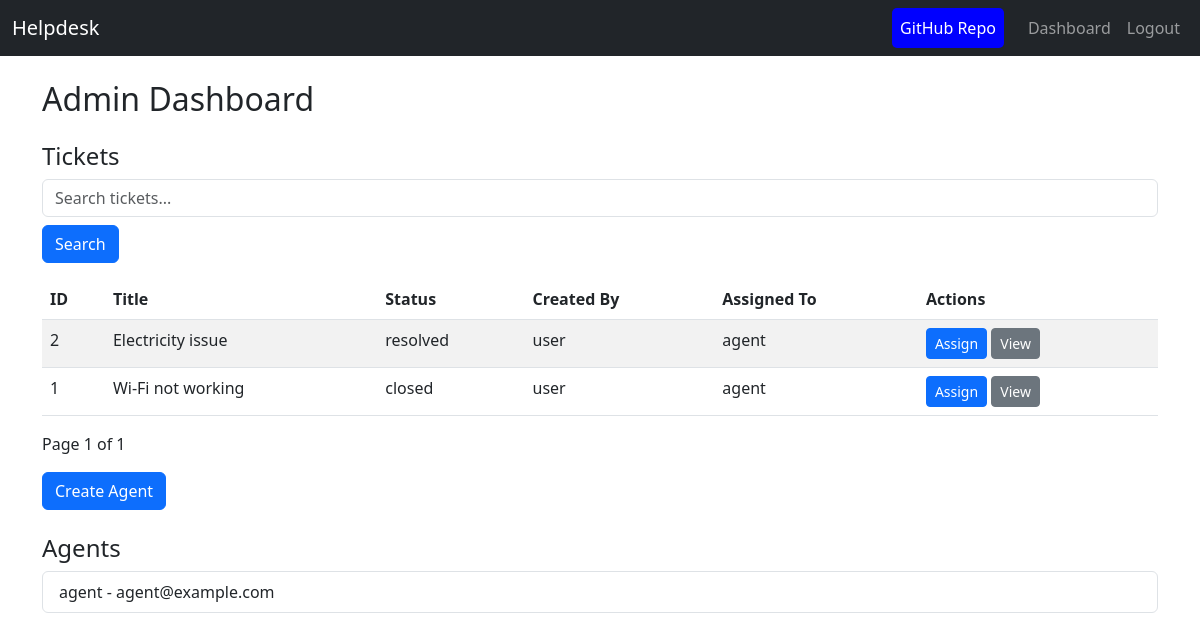
Page /dashboard/ (signed in) on the earlier database version.
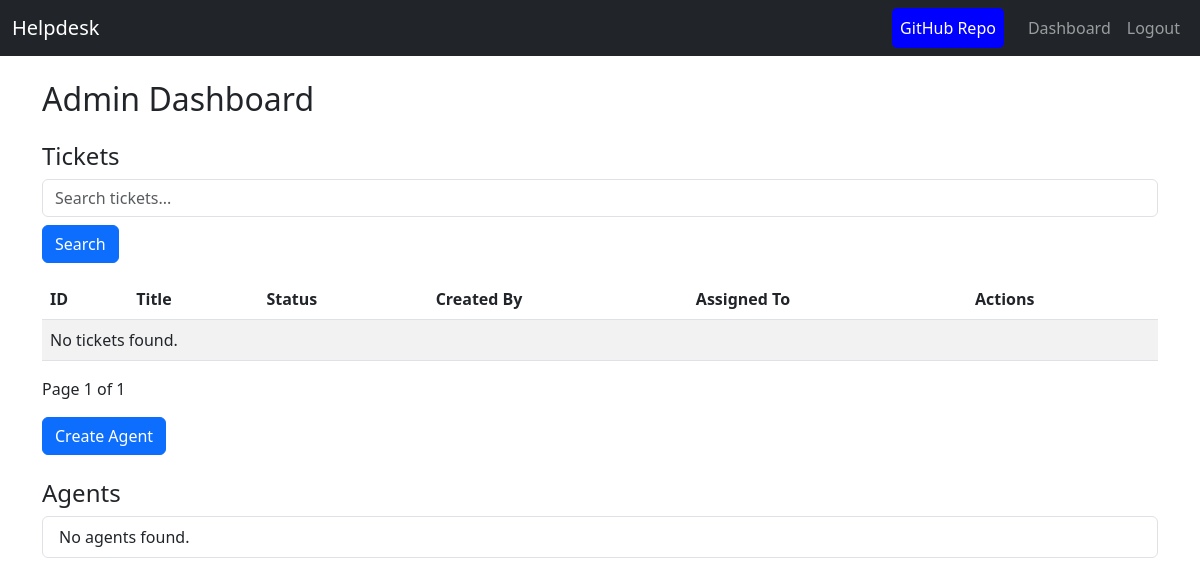
Same page on the later database version.
### tickets/models.py (models this page shows, shortened)
class Ticket(models.Model):
  STATUS_CHOICES = (
    ("open", "Open"),
    ("in_progress", "In Progress"),
    ("resolved", "Resolved"),
    ("closed", "Closed"),
  )
  title = models.CharField(max_length=225)
  description = models.TextField()
  status = models.CharField(max_length=20, choices=STATUS_CHOICES, default="open")
  created_by = models.ForeignKey(User, related_name="created_tickets", on_delete=models.CASCADE)
  assigned_to = models.ForeignKey(
    User, related_name="assigned_tickets", on_delete=models.SET_NULL, null=True, blank=True
  )
  sla_deadline = models.DateTimeField(blank=True, null=True)
  breached = models.BooleanField(default=False)
  version = models.IntegerField(default=1)
  created_at = models.DateTimeField(auto_now_add=True)
  updated_at = models.DateTimeField(auto_now=True)

### accounts/models.py (models this page shows)
class User(AbstractUser):
    ROLE_CHOICES = (
        ("user", "User"),
        ("agent", "Agent"),
        ("admin", "Admin"),
    )
    role = models.CharField(max_length=10, choices=ROLE_CHOICES, default="user")
    objects = UserManager()

### tickets/views_frontend.py (the view)
@login_required
def admin_dashboard(request):
    if request.user.role != "admin":
        return redirect("ticket-list")
    query = request.GET.get('q', "")
    tickets_qs = Ticket.objects.all().order_by("-created_at")
    if query:
        tickets_qs = tickets_qs.filter(
            Q(title__icontains=query) |
            Q(description__icontains=query) |
            Q(comments__text__icontains=query)
        ).distinct()
    agents = User.objects.filter(role="agent")
    paginator = Paginator(tickets_qs, 5)
    page_number = request.GET.get('page', 1)
    tickets = paginator.get_page(page_number)
    return render(request, "admin/dashboard.html", {"tickets": tickets, "agents": agents})

### templates/admin/dashboard.html (shortened to what this page needs)
{% extends "base.html" %}
{% block content %}
<h2>Admin Dashboard</h2>
<h4 class="mt-4">Tickets</h4>
<form method="get" class="mb-3">
  <input type="text" name="q" placeholder="Search tickets..." value="{{ query }}" class="form-control" />
  <button type="submit" class="btn btn-primary mt-2">Search</button>
</form>
<table class="table table-striped">
    <thead>
        <tr>
            <th>ID</th>
            <th>Title</th>
            <th>Status</th>
            <th>Created By</th>
            <th>Assigned To</th>
            <th>Actions</th>
        </tr>
    </thead>
    <tbody>
        {% for ticket in tickets %}
        <tr>
          <td>{{ ticket.id }}</td>
          <td>{{ ticket.title }}</td>
          <td>{{ ticket.status }}</td>
          <td>{{ ticket.created_by.username }}</td>
          <td>
              {% if ticket.assigned_to %}
                  {{ ticket.assigned_to.username }}
              {% else %}
                  -
              {% endif %}
          </td>
          <td>
              <a class="btn btn-sm btn-primary" href="{% url 'assign_ticket' ticket.id %}">Assign</a>
              <a class="btn btn-sm btn-secondary" href="{% url 'ticket_detail' ticket.id %}">View</a>
          </td>
        </tr>
        {% empty %}
        <tr><td colspan="6">No tickets found.</td></tr>
        {% endfor %}
    </tbody>
</table>
<div class="pagination my-3">
  <span>Page {{ tickets.number }} of {{ tickets.paginator.num_pages }}</span>
</div>
<a href="{% url 'create_agent' %}" class="btn btn-primary">Create Agent</a>
<h4 class="mt-4">Agents</h4>
<ul class="list-group mb-4">
    {% for agent in agents %}
        <li class="list-group-item">{{ agent.username }} - {{ agent.email }}</li>
    {% empty %}
        <li class="list-group-item">No agents found.</li>
    {% endfor %}
</ul>
{% endblock %}

### templates/base.html (shortened to what this page needs)
<!DOCTYPE html>
<html lang="en">
<head>
    <link href="https://cdn.jsdelivr.net/npm/bootstrap@5.3.0/dist/css/bootstrap.min.css" rel="stylesheet">
</head>
<body>
<nav class="navbar navbar-expand-lg navbar-dark bg-dark mb-4">
    <div class="container-fluid">
        <a class="navbar-brand" href="{% url 'ticket_list' %}">Helpdesk</a>
        <div class="collapse navbar-collapse" id="navbarNav">
            <ul class="navbar-nav ms-auto">
                <li class="nav-item me-3" style="padding: 2; background-color: blue; border-radius: 5px;">
                    <a class="nav-link text-white" href="https://github.com/olapuajay/helpdesk_mini" target="_blank" rel="noopener">GitHub Repo</a>
                </li>
                {% if user.is_authenticated %}
                    {% if user.role == "admin" %}
                        <li class="nav-item"><a class="nav-link" href="{% url 'admin_dashboard' %}">Dashboard</a></li>
                    {% elif user.role == "agent" %}
                        <li class="nav-item"><a class="nav-link" href="{% url 'agent_dashboard' %}">Dashboard</a></li>
                    {% else %}
                        <li class="nav-item"><a class="nav-link" href="{% url 'ticket_list' %}">My Tickets</a></li>
                        <li class="nav-item"><a class="nav-link" href="{% url 'ticket_create' %}">Create Ticket</a></li>
                    {% endif %}
                    <li class="nav-item"><a class="nav-link" href="{% url 'logout' %}">Logout</a></li>
                {% else %}
                    <li class="nav-item"><a class="nav-link" href="{% url 'login' %}">Login</a></li>
                    <li class="nav-item"><a class="nav-link" href="{% url 'register' %}">Register</a></li>
                {% endif %}
            </ul>
        </div>
    </div>
</nav>
<div class="container">
    {% block content %}{% endblock %}
</div>
</body>
</html>

Differences in the rows shown:
removed Ticket: id "2", title "Electricity issue", status "resolved", created_by.username "user", assigned_to.username "agent"
removed Ticket: id "1", title "Wi-Fi not working", status "closed", created_by.username "user", assigned_to.username "agent"
removed User: username "agent", email "agent@example.com"
Other differences:
text now shown: "No tickets found. No agents found."
